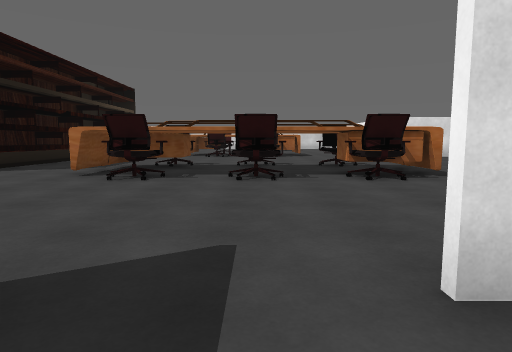
View 1 (above)

20 first-person views from a walk through a Unity game level. The camera is 1.2 m above the floor, tilts 6° down and sees 75° across. The floor is counted in squares, 2 m on a side. Each view is taken from the middle of a square. On the plan, view 1 faces up. The plan holds only what a view shows up to about 10 squares ahead; the rest is blank. The place goes on beyond the plan.

View 2
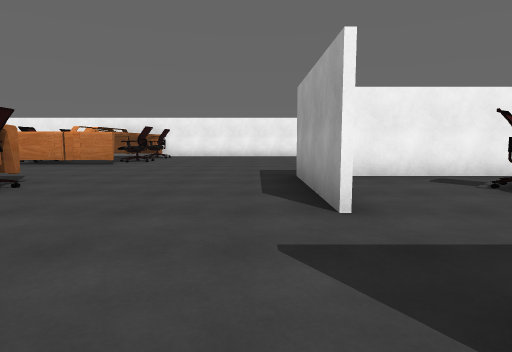

View 3
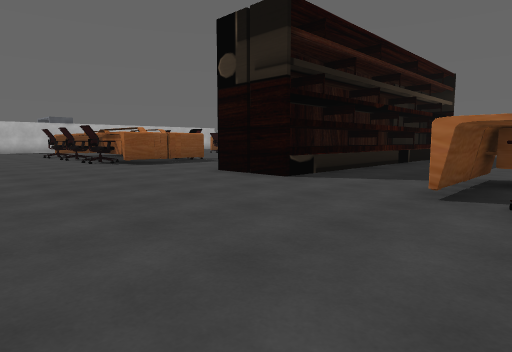

View 4
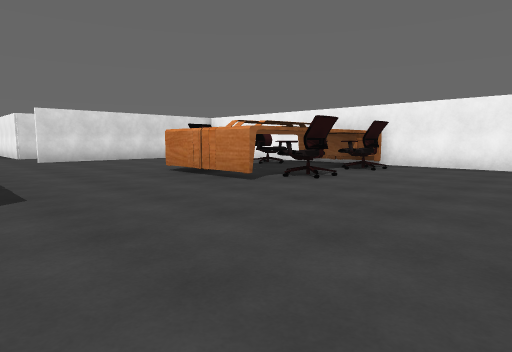

View 5
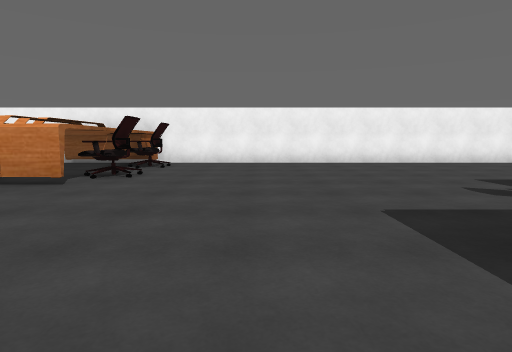

View 6
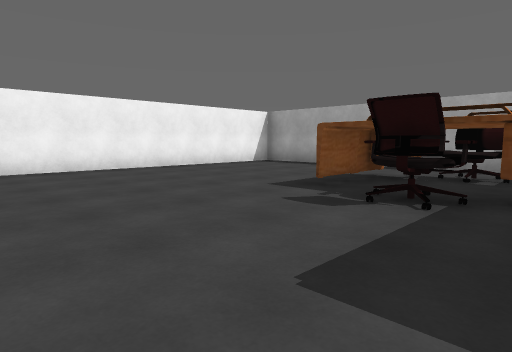

View 7
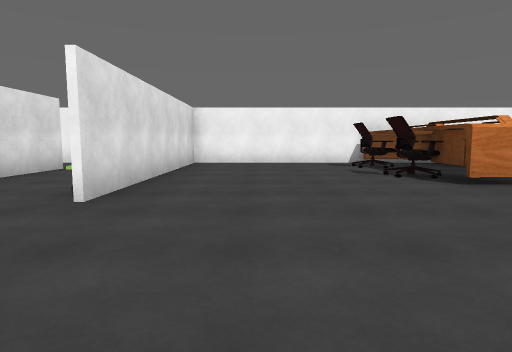

View 8
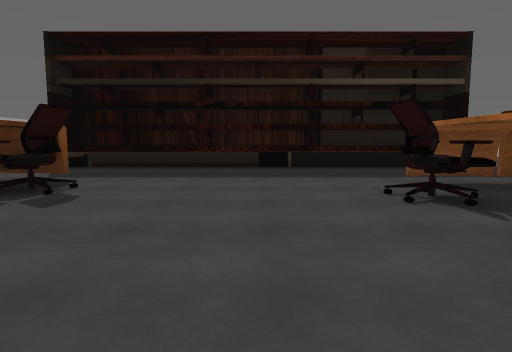

View 9
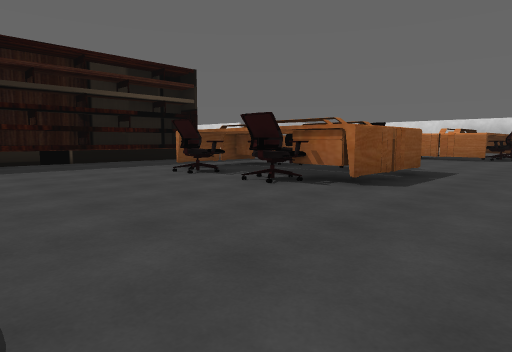

View 10
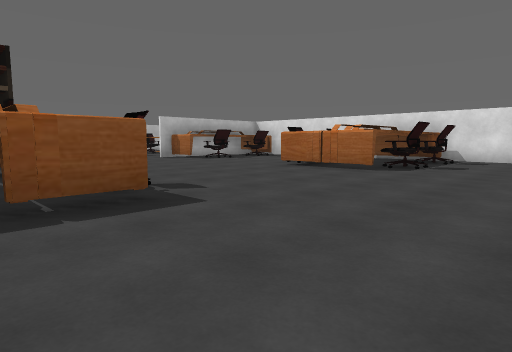

View 11
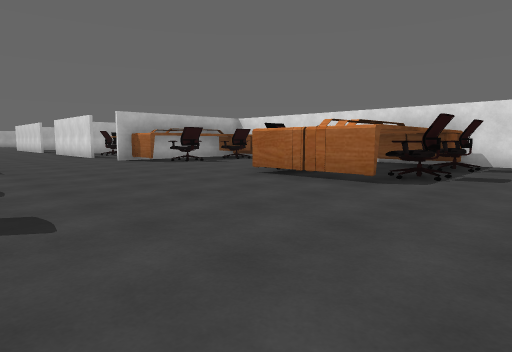

View 12
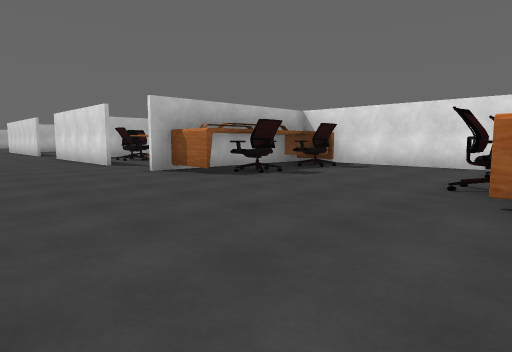

View 13
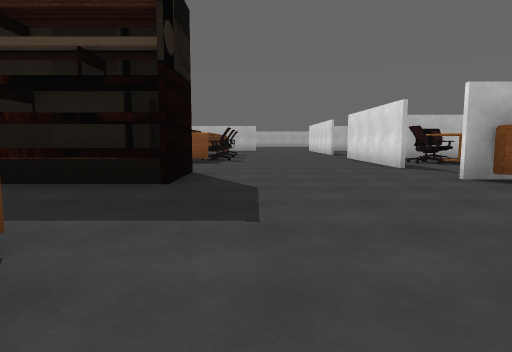

View 14
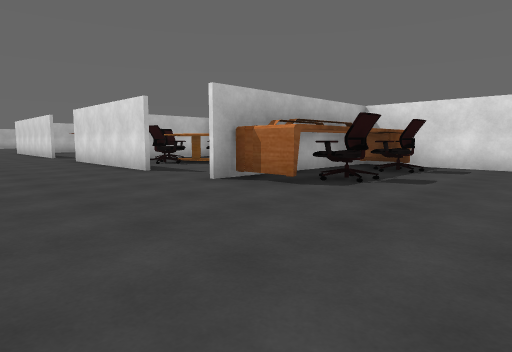

View 15
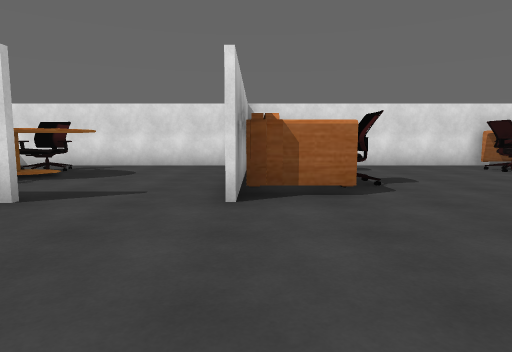

View 16
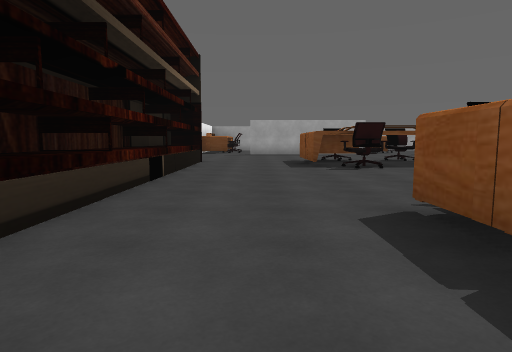

View 17
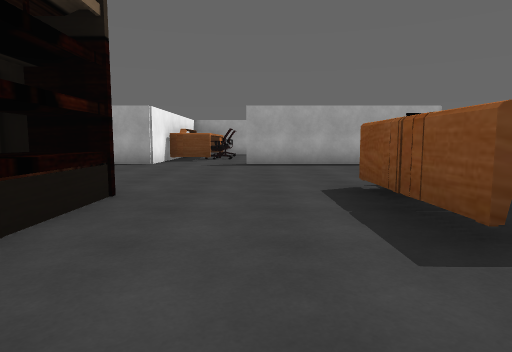

View 18
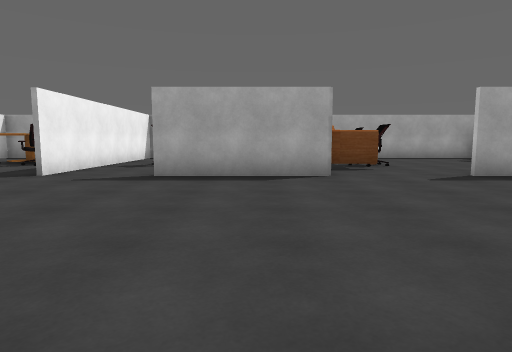

View 19
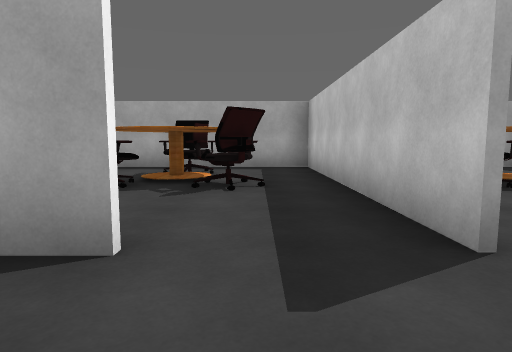

View 20
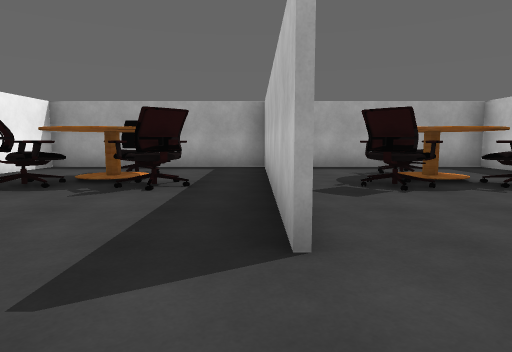

### Floor plan
Ten units are one square. View 1 is at (0, 0); x grows to the right and y downward. Boxes are objects, and circles mark ways between rooms. Rooms are numbered by the first view taken in them; rooms with no view inside come last. Other rooms are left out.
<svg viewBox="-130 -257 247 310">
<path fill="none" stroke="#000" d="M-12 -12 -12 47 39 47M37 48 37 -4M-15 -73 -30 -73M-30 -81 -30 -56M-32 -81 -25 -81M-4 -56 -15 -56M15 -56 4 -56M-25 -56 -33 -56M-19 -148 -26 -148M30 -56 30 -74M32 -56 24 -56M18 -155 18 -134M-74 -106 -74 -140M65 -64 65 -76M-66 -64 -66 -129M-56 -158 -56 -63 -74 -63 -74 -105M-65 -155 -65 -65M6 -13 38 -13M92 -152 74 -152M-104 -76 -104 -64M18 -210 18 -206 -6 -206M-104 -144 -104 -135M109 -56 109 -81M-104 -156 -104 -151M110 -56 104 -56M-63 1 -63 -13 -32 -13M-82 -202 -125 -202M-49 -234 -49 -206 -61 -206M-118 -13 -88 -13M39 47 66 47M36 -252 -51 -252M-62 -249 -62 -202M92 47 106 47M112 41 112 -127 52 -127M-62 38 -62 47 -22 47M-13 31 -13 -12"/>
<rect x="-5" y="5" width="20" height="20" fill="#bbb"><title>other object</title></rect>
<rect x="5" y="25" width="20" height="10" fill="#bbb"><title>other object</title></rect>
<rect x="5" y="15" width="10" height="10" fill="#bbb"><title>table</title></rect>
<rect x="15" y="5" width="10" height="20" fill="#bbb"><title>other object</title></rect>
<rect x="-125" y="-65" width="20" height="10" fill="#bbb"><title>other object</title></rect>
<rect x="-125" y="-85" width="20" height="10" fill="#bbb"><title>other object</title></rect>
<rect x="-125" y="-135" width="20" height="10" fill="#bbb"><title>other object</title></rect>
<rect x="-55" y="-225" width="10" height="10" fill="#bbb"><title>other object</title></rect>
<rect x="-55" y="-245" width="10" height="10" fill="#bbb"><title>other object</title></rect>
<rect x="-25" y="-65" width="10" height="10" fill="#bbb"><title>other object</title></rect>
<rect x="-25" y="-85" width="10" height="10" fill="#bbb"><title>other object</title></rect>
<rect x="-25" y="-135" width="20" height="10" fill="#bbb"><title>other object</title></rect>
<rect x="-15" y="-165" width="10" height="10" fill="#bbb"><title>other object</title></rect>
<rect x="-15" y="-225" width="10" height="10" fill="#bbb"><title>other object</title></rect>
<rect x="-15" y="-245" width="10" height="10" fill="#bbb"><title>other object</title></rect>
<rect x="-5" y="-65" width="10" height="10" fill="#bbb"><title>other object</title></rect>
<rect x="-5" y="-85" width="10" height="10" fill="#bbb"><title>other object</title></rect>
<rect x="-5" y="-135" width="20" height="10" fill="#bbb"><title>other object</title></rect>
<rect x="5" y="-165" width="10" height="10" fill="#bbb"><title>other object</title></rect>
<rect x="15" y="-65" width="10" height="10" fill="#bbb"><title>other object</title></rect>
<rect x="15" y="-85" width="10" height="10" fill="#bbb"><title>other object</title></rect>
<rect x="15" y="-225" width="10" height="10" fill="#bbb"><title>other object</title></rect>
<rect x="15" y="-245" width="10" height="10" fill="#bbb"><title>other object</title></rect>
<rect x="45" y="25" width="10" height="10" fill="#bbb"><title>other object</title></rect>
<rect x="45" y="15" width="20" height="10" fill="#bbb"><title>table</title></rect>
<rect x="45" y="-5" width="20" height="20" fill="#bbb"><title>other object</title></rect>
<rect x="65" y="-65" width="20" height="10" fill="#bbb"><title>other object</title></rect>
<rect x="65" y="-85" width="20" height="10" fill="#bbb"><title>other object</title></rect>
<rect x="85" y="-65" width="20" height="10" fill="#bbb"><title>other object</title></rect>
<rect x="85" y="-85" width="20" height="10" fill="#bbb"><title>other object</title></rect>
<rect x="-55" y="5" width="20" height="20" fill="#bbb"><title>other object</title></rect>
<rect x="-45" y="25" width="20" height="10" fill="#bbb"><title>other object</title></rect>
<rect x="-45" y="15" width="10" height="10" fill="#bbb"><title>table</title></rect>
<rect x="-35" y="5" width="10" height="20" fill="#bbb"><title>other object</title></rect>
<circle cx="0" cy="-10" r="3" fill="#2a7"/>
<circle cx="-25" cy="-10" r="3" fill="#2a7"/>
<text x="10" y="20">1</text>
<text x="0" y="-100">2</text>
<text x="-40" y="20">3</text>
</svg>
Room 1 opens to room 2. Room 2 opens to room 3.

Where each view was taken, in squares from view 1:
view 1: 0 up, 0 right, facing up
view 2: 2 up, 2 left, facing right
view 3: 2 up, 2 left, facing up-left
view 4: 2 up, 3 right, facing up-right
view 5: 3 up, 2 right, facing right
view 6: 3 up, 4 right, facing down-right
view 7: 11 up, 2 right, facing right
view 8: 11 up, 2 right, facing left
view 9: 9 up, 4 right, facing up-left
view 10: 14 up, 5 right, facing up-left
view 11: 16 up, 4 right, facing up-left
view 12: 17 up, 0 right, facing up-left
view 13: 17 up, 1 left, facing left
view 14: 17 up, 2 left, facing up-left
view 15: 17 up, 6 left, facing up
view 16: 16 up, 9 left, facing down
view 17: 10 up, 9 left, facing down
view 18: 7 up, 5 left, facing down
view 19: 3 up, 0 right, facing down
view 20: 3 up, 1 left, facing down
